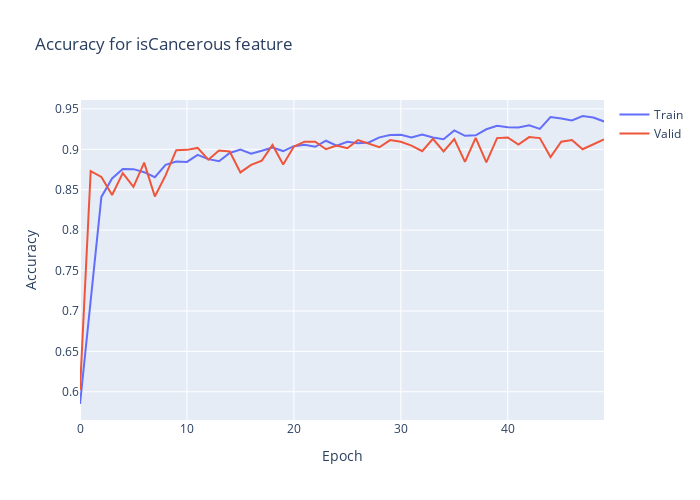

Write notebook code for a chart like this one.
### Code cell
plt.clf()
fig = go.Figure()
fig.add_trace(go.Scatter(y=history_VGG_2.history['isCancerous_accuracy'],name='Train'))
fig.add_trace(go.Scatter(y=history_VGG_2.history['val_isCancerous_accuracy'],name='Valid'))
fig.update_layout(height=500, width=700, title='Accuracy for isCancerous feature', xaxis_title='Epoch',yaxis_title='Accuracy')
fig.show()

### Figure 1 — Plotly figure (JSON) as saved in the notebook; plotly's stock layout.template omitted (floating-point values rounded to 4 significant figures)
{"data": [{"name": "Train", "type": "scatter", "y": [0.5849, 0.7095, 0.8411, 0.8639, 0.8756, 0.8755, 0.8717, 0.8655, 0.8808, 0.8848, 0.8844, 0.8932, 0.8879, 0.8852, 0.8954, 0.8996, 0.8945, 0.8983, 0.9023, 0.8979, 0.9039, 0.9056, 0.9031, 0.9107, 0.9046, 0.9095, 0.9074, 0.9085, 0.9148, 0.9178, 0.9179, 0.9147, 0.9182, 0.9147, 0.9124, 0.9235, 0.9167, 0.9174, 0.9248, 0.9293, 0.9274, 0.9271, 0.9298, 0.9252, 0.9399, 0.9383, 0.9359, 0.9413, 0.9394, 0.9345]}, {"name": "Valid", "type": "scatter", "y": [0.6023, 0.8731, 0.8658, 0.8436, 0.8707, 0.8537, 0.8836, 0.8416, 0.8678, 0.8989, 0.8994, 0.9018, 0.8872, 0.8985, 0.8973, 0.8715, 0.8808, 0.886, 0.9054, 0.8812, 0.9034, 0.9095, 0.9095, 0.9002, 0.9046, 0.9014, 0.9115, 0.9074, 0.9026, 0.9115, 0.9095, 0.9046, 0.8977, 0.9131, 0.8973, 0.9127, 0.8844, 0.9143, 0.884, 0.9139, 0.9147, 0.9058, 0.9151, 0.9139, 0.8905, 0.9095, 0.9115, 0.9002, 0.9058, 0.9123]}], "layout": {"height": 500, "title": {"text": "Accuracy for isCancerous feature"}, "width": 700, "xaxis": {"title": {"text": "Epoch"}}, "yaxis": {"title": {"text": "Accuracy"}}}}
